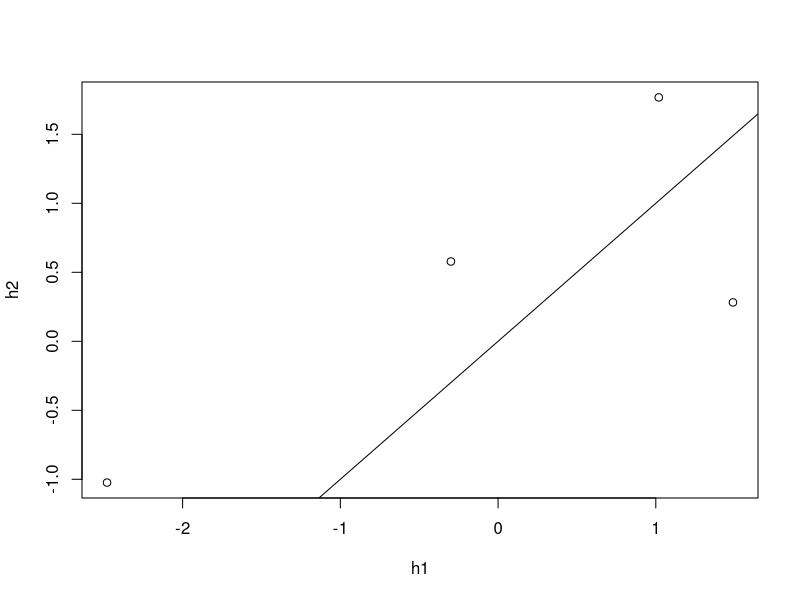

Write R code to recreate this figure.
library(pracma)
n <- 4
p <- 2
X <- randn(n, p) %*% randn(p)
x0 <- rnorm(p)

h1 <- as.numeric(t(x0) %*% solve(t(X) %*% X, t(X)))
z <- as.numeric(X %*% x0)
h2 <- sum(x0^2) * z/sum(z^2)
plot(h1, h2)
abline(0, 1)
